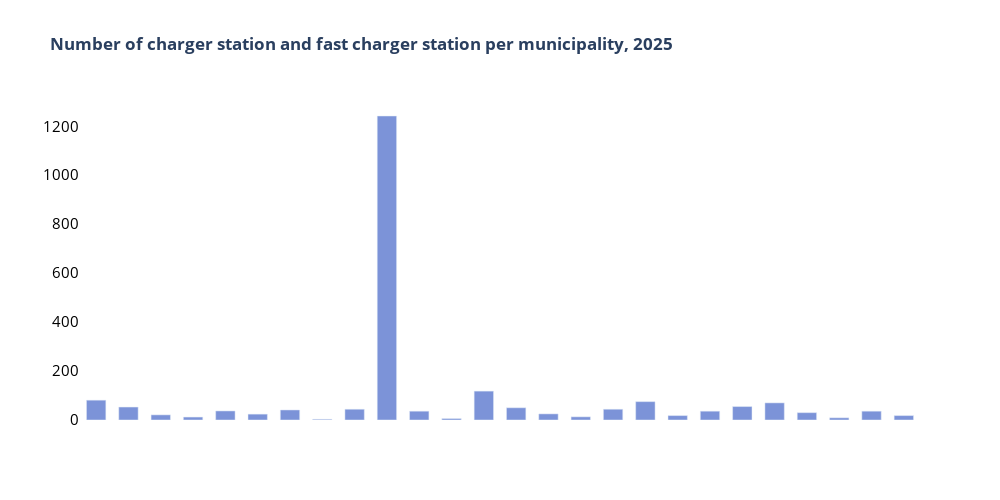

Notebook code for this chart:
### Code cell
import plotly.express as px
import pandas as pd 

fig = px.bar(
    data_frame= county_stockholm,
    x= "MUNICIPALITY",
    y= "ANTAL_LADD_STATIONER",
    title= "<b>Number of charger station and fast charger station per municipality, 2025</b>"
)

fig.update_traces(
    marker_color = "#7c93d8"
)

fig.update_layout(
    xaxis= dict(visible= False),
    yaxis_title = None,
    yaxis= dict(tickfont=dict(color= "#000000", size= 15)),
    plot_bgcolor= "white",
    width=1000,
    height= 500,
    bargap=0.4
)

### Figure 1 — Plotly figure (JSON) as saved in the notebook; plotly's stock layout.template omitted (floating-point values rounded to 4 significant figures)
{"data": [{"hovertemplate": "MUNICIPALITY=%{x}<br>ANTAL_LADD_STATIONER=%{y}<extra></extra>", "legendgroup": "", "marker": {"color": "#7c93d8", "pattern": {"shape": ""}}, "name": "", "orientation": "v", "showlegend": false, "textposition": "auto", "type": "bar", "x": ["solna", "upplands-bro", "botkyrka", "vallentuna", "sollentuna", "tyresö", "värmdö", "vaxholm", "danderyd", "stockholm", "sigtuna", "salem", "nacka", "sundbyberg", "järfälla", "nykvarn", "österåker", "huddinge", "upplands väsby", "täby", "norrtälje", "södertälje", "lidingö", "nynäshamn", "haninge", "ekerö"], "xaxis": "x", "y": [81, 53, 21, 12, 37, 24, 41, 3, 44, 1242, 36, 6, 118, 50, 25, 13, 44, 75, 18, 36, 55, 70, 30, 9, 36, 18], "yaxis": "y"}], "layout": {"bargap": 0.4, "barmode": "relative", "height": 500, "legend": {"tracegroupgap": 0}, "plot_bgcolor": "white", "title": {"text": "<b>Number of charger station and fast charger station per municipality, 2025</b>"}, "width": 1000, "xaxis": {"anchor": "y", "domain": [0, 1], "title": {"text": "MUNICIPALITY"}, "visible": false}, "yaxis": {"anchor": "x", "domain": [0, 1], "tickfont": {"color": "#000000", "size": 15}, "title": {}}}}
